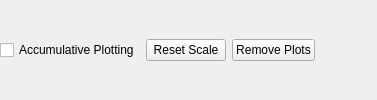
        <widget class="QFrame" name="frame">
         <property name="frameShape">
          <enum>QFrame::NoFrame</enum>
         </property>
         <property name="frameShadow">
          <enum>QFrame::Plain</enum>
         </property>
         <layout class="QHBoxLayout" name="horizontalLayout_2">
          <property name="leftMargin">
           <number>0</number>
          </property>
          <property name="topMargin">
           <number>0</number>
          </property>
          <property name="bottomMargin">
           <number>0</number>
          </property>
          <item>
           <widget class="QCheckBox" name="CheckPlotAcc">
            <property name="whatsThis">
             <string>&lt;html&gt;&lt;head/&gt;&lt;body&gt;&lt;p&gt;Draw plots on top of each other. This may cause your computer to become slower if too many spectra are displayed. Use &amp;quot;Reset Plot&amp;quot; occasionally.&lt;/p&gt;&lt;/body&gt;&lt;/html&gt;</string>
            </property>
            <property name="text">
             <string>Accumulative Plotting</string>
            </property>
            <property name="shortcut">
             <string>Ctrl+A</string>
            </property>
           </widget>
          </item>
          <item>
           <widget class="QPushButton" name="cmdResetScale">
            <property name="text">
             <string>Reset Scale</string>
            </property>
            <property name="shortcut">
             <string>Home</string>
            </property>
           </widget>
          </item>
          <item>
           <widget class="QPushButton" name="pushClearPlot">
            <property name="whatsThis">
             <string>&lt;html&gt;&lt;head/&gt;&lt;body&gt;&lt;p&gt;Remove all plots from the current view&lt;/p&gt;&lt;/body&gt;&lt;/html&gt;</string>
            </property>
            <property name="text">
             <string>Remove Plots</string>
            </property>
            <property name="shortcut">
             <string>Ctrl+Del</string>
            </property>
            <property name="autoDefault">
             <bool>false</bool>
            </property>
           </widget>
          </item>
          <item>
           <widget class="QLabel" name="lblFake">
            <property name="sizePolicy">
             <sizepolicy hsizetype="Fixed" vsizetype="Fixed">
              <horstretch>0</horstretch>
              <verstretch>0</verstretch>
             </sizepolicy>
            </property>
            <property name="minimumSize">
             <size>
              <width>5</width>
              <height>0</height>
             </size>
            </property>
            <property name="maximumSize">
             <size>
              <width>5</width>
              <height>16777215</height>
             </size>
            </property>
            <property name="text">
             <string/>
            </property>
           </widget>
          </item>
          <item>
           <spacer name="horizontalSpacer">
            <property name="orientation">
             <enum>Qt::Horizontal</enum>
            </property>
            <property name="sizeHint" stdset="0">
             <size>
              <width>40</width>
              <height>20</height>
             </size>
            </property>
           </spacer>
          </item>
         </layout>
        </widget>
